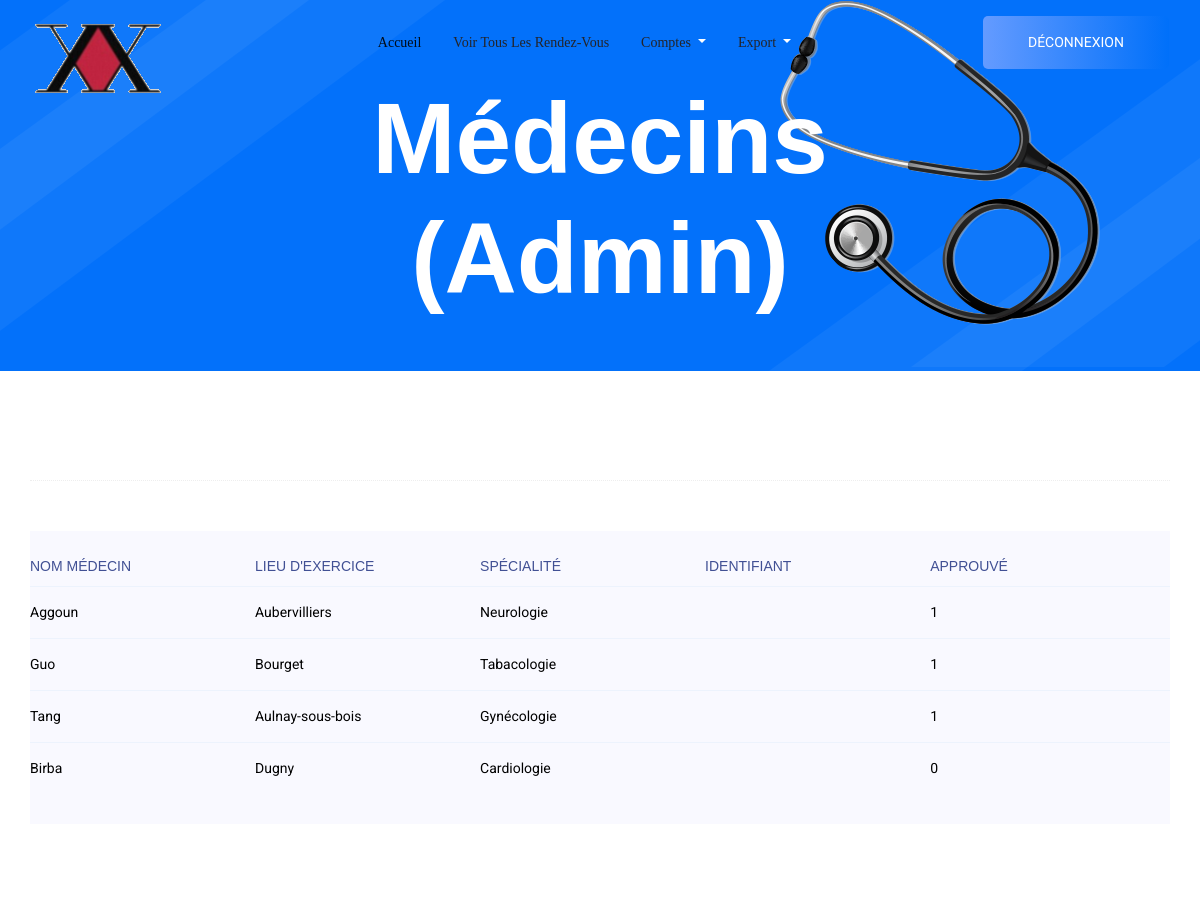
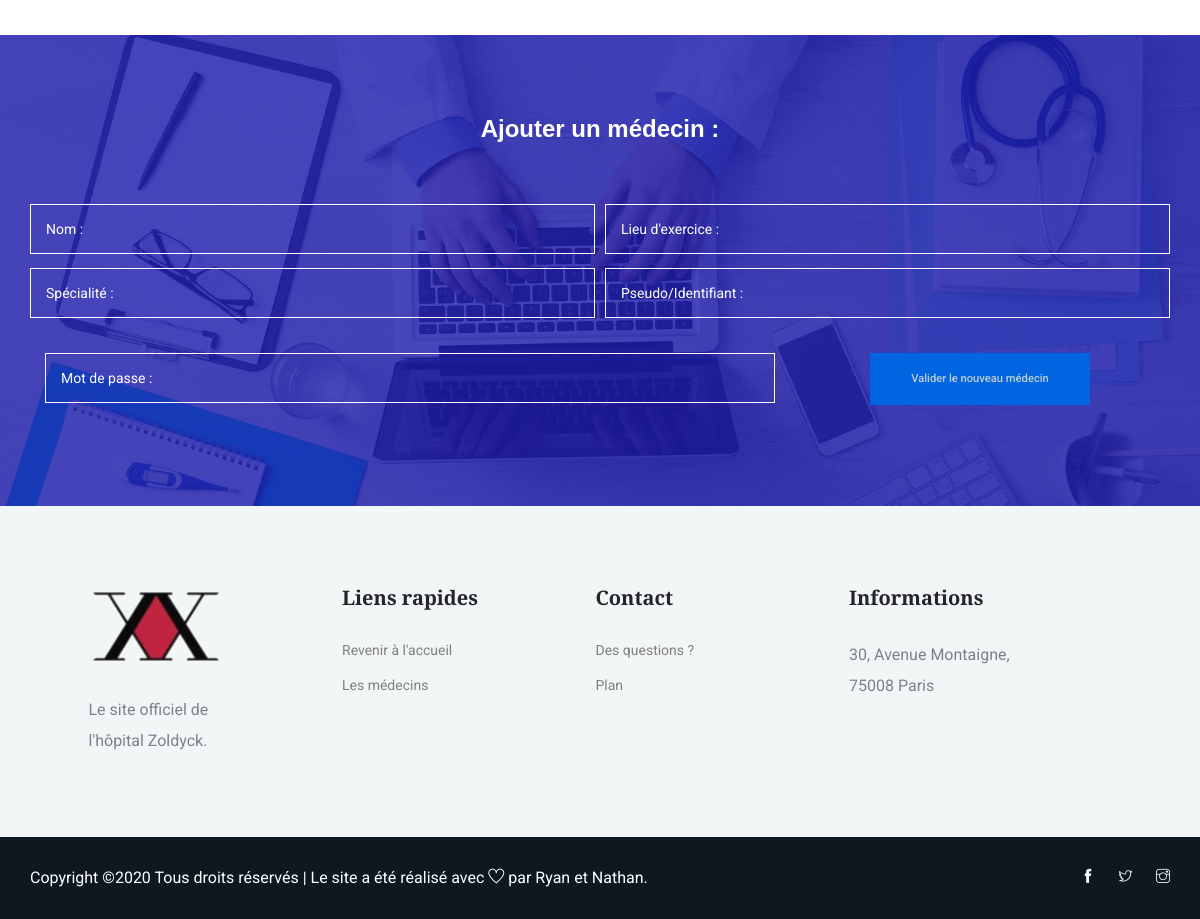
/views/add_doctor.php (signed in), run on the app's committed database (2 pictures, top to bottom).
### tables this page shows
CREATE TABLE IF NOT EXISTS `medecin` (
  `id` int(11) NOT NULL AUTO_INCREMENT,
  `nom` varchar(50) NOT NULL,
  `lieu` varchar(50) NOT NULL,
  `specialite` varchar(50) NOT NULL,
  `mail` varchar(50) NOT NULL,
  `mdp` varchar(150) NOT NULL,
  `approuve` int(11) NOT NULL,
  PRIMARY KEY (`id`),
  UNIQUE KEY `fk_medecin` (`nom`)
);

### views/add_doctor.php (the view, shortened to what this page needs)
<!DOCTYPE html>
<html lang="en">
<head>
    <link rel="stylesheet" href="https://maxcdn.bootstrapcdn.com/bootstrap/3.3.7/css/bootstrap.min.css">
    <?php
          require_once('navbar.php');
        ?>
<body>
	<?php
	try{
		$bdd= new PDO('mysql:host=localhost;dbname=hopital; charset=utf8','root','');
	}
	catch (Exception $e){
		die('Erreur:'.$e->getMessage());
	}
	?>
    <section class="breadcrumb_part breadcrumb_bg">
        <div class="container">
            <div class="row">
                <div class="col-lg-12">
                    <div class="breadcrumb_iner">
                        <div class="breadcrumb_iner_item">
                            <h2 style="font-family: Arial, sans-serif">Médecins <br> (Admin)</h2>
                        </div>
                    </div>
                </div>
            </div>
        </div>
    </section>
    <section class="contact-section section_padding">
      <div class="container">
        <div class="section-top-border">
          <div class="progress-table-wrap">
            <div class="progress-table">
              <div class="table-head">
                <div class="visit" style="font-family: Arial, sans-serif">Nom médecin</div>
                <div class="visit" style="font-family: Arial, sans-serif">Lieu d'exercice</div>
                <div class="visit" style="font-family: Arial, sans-serif">Spécialité</div>
                <div class="visit" style="font-family: Arial, sans-serif">Identifiant</div>
                <div class="visit" style="font-family: Arial, sans-serif">Approuvé</div>
              </div>
              <?php
                if ($_SESSION['role'] == "admin") {
                  $req = $bdd->query('SELECT * FROM medecin');
                  $donnees= $req->fetchall();
                }
                else{
                  echo 'Vous n\'avez pas accès à cette page';
                }
                foreach ($donnees as $value) {
                  echo '<div class="table-row">
                    <div class="visit" style="color:#000000" style="font-family: Arial, sans-serif">'.$value["nom"].'</div>
                    <div class="visit" style="color:#000000" style="font-family: Arial, sans-serif">'.$value["lieu"].'</div>
                    <div class="visit" style="color:#000000" style="font-family: Arial, sans-serif">'.$value["specialite"].'</div>
                    <div class="visit" style="color:#000000" style="font-family: Arial, sans-serif">'.$value["identifiant"].'</div>
                    <div class="visit" style="color:#000000" style="font-family: Arial, sans-serif">'.$value["approuve"].'</div>
                  </div>';
                }
               ?>
            </div>
          </div>
        </div>
      </div>
    </section>
    <section class="regervation_part section_padding">
        <div class="container">
            <div class="row align-items-center regervation_content">
                <div class="col-lg-12">
                   <div class="regervation_part_iner">
                        <form action="../traitement/add_doctor.php" method="post">
                          <center>
                           <h2 style="font-family: Arial, sans-serif">Ajouter un médecin :</h2> </center>
                            <div class="form-row">
                              <div class="form-group col-md-6">
                                  <input type="text" class="form-control" name="nom" placeholder="Nom : ">
                              </div>
                                <div class="form-group col-md-6">
                                    <input type="text" class="form-control" name="lieu" placeholder="Lieu d'exercice : ">
                                </div>
                                <div class="form-group col-md-6">
                                    <input type="text" class="form-control" name="specialite" placeholder="Spécialité : ">
                                </div>
                                <div class="form-group col-md-6">
                                    <input type="text" class="form-control" name="identifiant" placeholder="Pseudo/Identifiant : ">
                                </div>
                                <br>
                                </div>
                                <br>
                                <div class="form-group col-md-8">
                                    <input type="password" class="form-control" name="mdp" placeholder="Mot de passe : ">
                                </div>
                            <div class="regerv_btn"><center>
                                <input type="submit" class="genric-btn primary e-large" value="Valider le nouveau médecin">
                                <br/>  </center>
                          </div>
                        </form>
                    </div>
                </div>
            </div>
        </div>
    </section>
    <?php
    require_once('footer.php');
     ?>
</html>

### data on the page
medecin: nom "Aggoun", lieu "Aubervilliers", specialite "Neurologie", approuve "1"
medecin: nom "Guo", lieu "Bourget", specialite "Tabacologie", approuve "1"
medecin: nom "Tang", lieu "Aulnay-sous-bois", specialite "Gynécologie", approuve "1"
medecin: nom "Birba", lieu "Dugny", specialite "Cardiologie", approuve "0"
